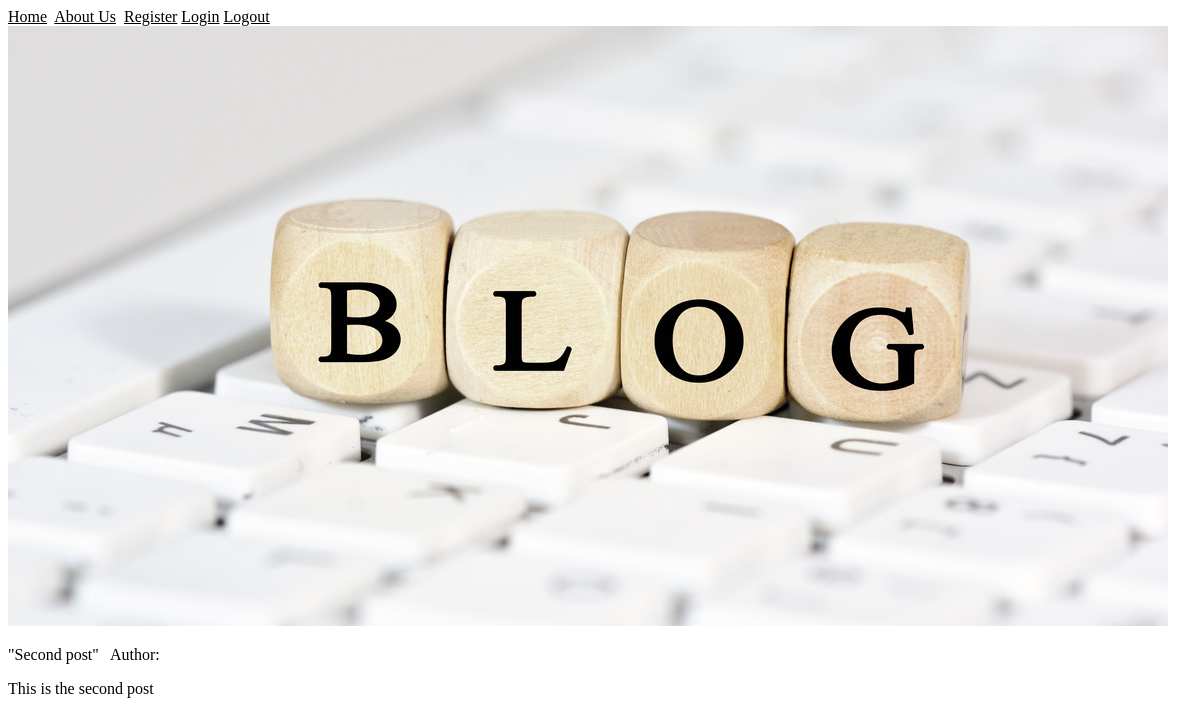
The page /post/2 on the database as committed earlier.
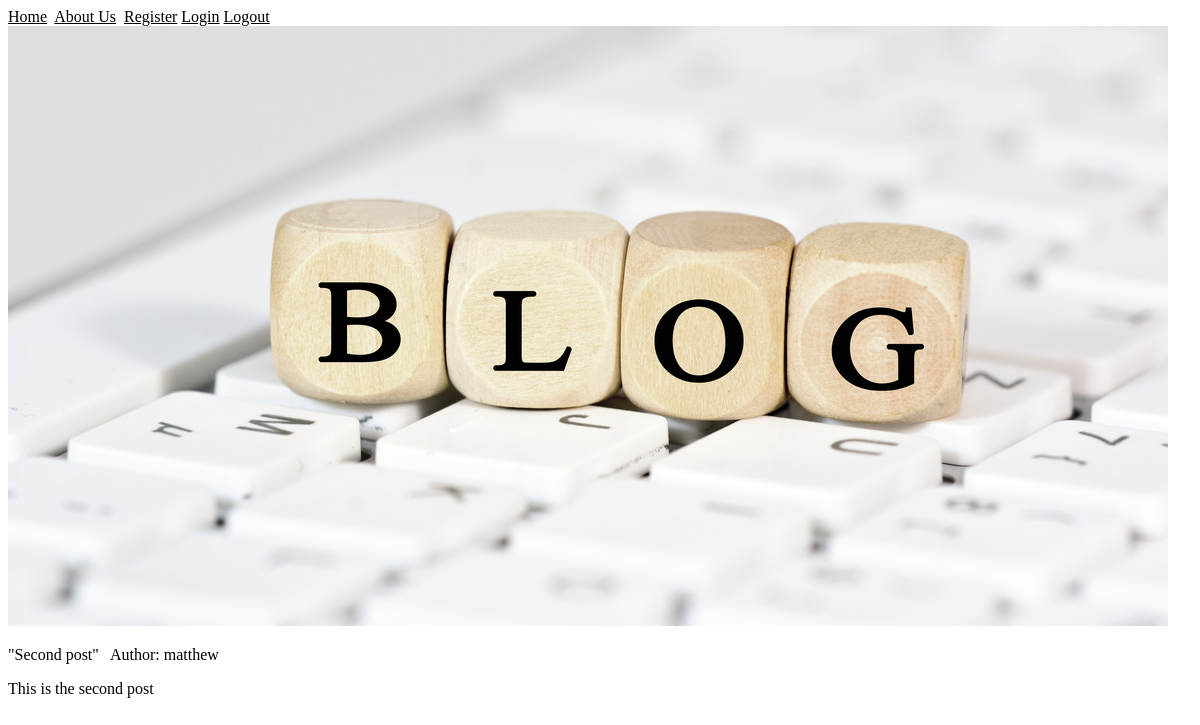
The same page on the database as committed later.
### blog/models.py (models this page shows, shortened)
class Post(db.Model):
  id = db.Column(db.Integer, primary_key=True)
  date = db.Column(db.DateTime, nullable=False, default=datetime.utcnow)
  title = db.Column(db.Text, nullable=False)
  content = db.Column(db.Text, nullable=False)
  image_file = db.Column(db.String(40), nullable=False, default='default.jpg')
  author_id = db.Column(db.Integer, db.ForeignKey('user.id'), nullable=False)

class User(UserMixin,db.Model):
  id = db.Column(db.Integer, primary_key=True)
  username = db.Column(db.String(15), unique=True, nullable=False)
  hashed_password=db.Column(db.String(128))
  post = db.relationship('Post', backref='user', lazy=True)
  @property
  def password(self):
    raise AttributeError('Password is not readable.')

### blog/routes.py (the view)
@app.route("/post/<int:post_id>")
def post(post_id):
  post=Post.query.get_or_404(post_id)
  return render_template('post.html',title=post.title,post=post)

### blog/templates/post.html
{% extends "layout.html" %}
{% block content %}
<img src="{{ url_for('static', filename='img/' + post.image_file) }}">
<p>"{{ post.title }}" &nbsp Author: {{ post.user.username }}</p>
<p>{{ post.content }}</p>
{% endblock content %}

### blog/templates/layout.html (shortened to what this page needs)
<!DOCTYPE html>
<html>
<head>
    <link rel="stylesheet" href="{{ url_for('static',filename='style.css') }}">
</head>
<body>
    <div id="header">
        <a href="{{ url_for('home') }}" class="header">Home</a>&nbsp
        <a href="{{ url_for('about') }}" class="header">About Us</a>&nbsp
        {% if current_user.is_anonymous %}
        <a href="{{ url_for('register') }}" class="header">Register</a>
        <a href="{{ url_for('login') }}" class="header">Login</a>
        {% endif %}
        <a href="{{ url_for('logout') }}" class="header">Logout</a>
    </div>
    <div id="content">
        {% block content %}
        {% endblock %}
    </div>
</body>
</html>

### blog/static/style.css (style rules this page uses)
* { color: rgb(0, 0, 0); font-family: Georgia, 'Times New Roman', Times, serif; }

Rows that differ between the two databases and show on the page:
added User: user.username "matthew"
